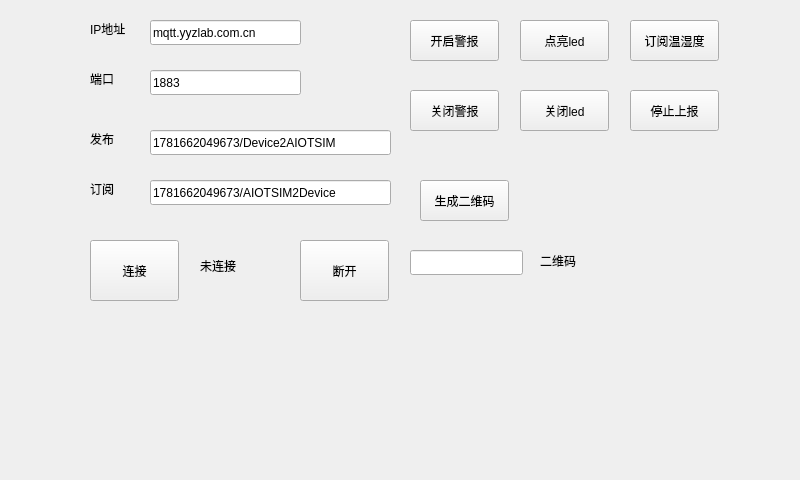
<?xml version="1.0" encoding="UTF-8"?>
<ui version="4.0">
 <class>MqttPage</class>
 <widget class="QWidget" name="MqttPage">
  <property name="geometry">
   <rect>
    <x>0</x>
    <y>0</y>
    <width>800</width>
    <height>480</height>
   </rect>
  </property>
  <property name="windowTitle">
   <string>MQTT物联网</string>
  </property>
  <widget class="QLabel" name="label">
   <property name="geometry">
    <rect>
     <x>90</x>
     <y>20</y>
     <width>51</width>
     <height>17</height>
    </rect>
   </property>
   <property name="text">
    <string>IP地址</string>
   </property>
  </widget>
  <widget class="QLineEdit" name="lineEdit">
   <property name="geometry">
    <rect>
     <x>150</x>
     <y>20</y>
     <width>151</width>
     <height>25</height>
    </rect>
   </property>
   <property name="text">
    <string>mqtt.yyzlab.com.cn</string>
   </property>
  </widget>
  <widget class="QLineEdit" name="lineEdit_2">
   <property name="geometry">
    <rect>
     <x>150</x>
     <y>70</y>
     <width>151</width>
     <height>25</height>
    </rect>
   </property>
   <property name="text">
    <string>1883</string>
   </property>
  </widget>
  <widget class="QLabel" name="label_2">
   <property name="geometry">
    <rect>
     <x>90</x>
     <y>70</y>
     <width>51</width>
     <height>17</height>
    </rect>
   </property>
   <property name="text">
    <string>端口</string>
   </property>
  </widget>
  <widget class="QLabel" name="label_3">
   <property name="geometry">
    <rect>
     <x>90</x>
     <y>130</y>
     <width>51</width>
     <height>17</height>
    </rect>
   </property>
   <property name="text">
    <string>发布</string>
   </property>
  </widget>
  <widget class="QLabel" name="label_4">
   <property name="geometry">
    <rect>
     <x>90</x>
     <y>180</y>
     <width>51</width>
     <height>17</height>
    </rect>
   </property>
   <property name="text">
    <string>订阅</string>
   </property>
  </widget>
  <widget class="QLineEdit" name="lineEdit_3">
   <property name="geometry">
    <rect>
     <x>150</x>
     <y>130</y>
     <width>241</width>
     <height>25</height>
    </rect>
   </property>
   <property name="text">
    <string>1781662049673/Device2AIOTSIM</string>
   </property>
  </widget>
  <widget class="QLineEdit" name="lineEdit_4">
   <property name="geometry">
    <rect>
     <x>150</x>
     <y>180</y>
     <width>241</width>
     <height>25</height>
    </rect>
   </property>
   <property name="text">
    <string>1781662049673/AIOTSIM2Device</string>
   </property>
  </widget>
  <widget class="QPushButton" name="pushButton">
   <property name="geometry">
    <rect>
     <x>90</x>
     <y>240</y>
     <width>89</width>
     <height>61</height>
    </rect>
   </property>
   <property name="text">
    <string>连接</string>
   </property>
  </widget>
  <widget class="QPushButton" name="pushButton_2">
   <property name="geometry">
    <rect>
     <x>300</x>
     <y>240</y>
     <width>89</width>
     <height>61</height>
    </rect>
   </property>
   <property name="text">
    <string>断开</string>
   </property>
  </widget>
  <widget class="QPushButton" name="pushButton_3">
   <property name="geometry">
    <rect>
     <x>520</x>
     <y>20</y>
     <width>89</width>
     <height>41</height>
    </rect>
   </property>
   <property name="text">
    <string>点亮led</string>
   </property>
  </widget>
  <widget class="QPushButton" name="pushButton_4">
   <property name="geometry">
    <rect>
     <x>520</x>
     <y>90</y>
     <width>89</width>
     <height>41</height>
    </rect>
   </property>
   <property name="text">
    <string>关闭led</string>
   </property>
  </widget>
  <widget class="QLabel" name="label_5">
   <property name="geometry">
    <rect>
     <x>200</x>
     <y>240</y>
     <width>101</width>
     <height>51</height>
    </rect>
   </property>
   <property name="text">
    <string>未连接</string>
   </property>
  </widget>
  <widget class="QLineEdit" name="lineEdit_5">
   <property name="geometry">
    <rect>
     <x>410</x>
     <y>250</y>
     <width>113</width>
     <height>25</height>
    </rect>
   </property>
  </widget>
  <widget class="QPushButton" name="pushButton_5">
   <property name="geometry">
    <rect>
     <x>410</x>
     <y>20</y>
     <width>89</width>
     <height>41</height>
    </rect>
   </property>
   <property name="text">
    <string>开启警报</string>
   </property>
  </widget>
  <widget class="QPushButton" name="pushButton_6">
   <property name="geometry">
    <rect>
     <x>410</x>
     <y>90</y>
     <width>89</width>
     <height>41</height>
    </rect>
   </property>
   <property name="text">
    <string>关闭警报</string>
   </property>
  </widget>
  <widget class="QPushButton" name="pushButton_7">
   <property name="geometry">
    <rect>
     <x>420</x>
     <y>180</y>
     <width>89</width>
     <height>41</height>
    </rect>
   </property>
   <property name="text">
    <string>生成二维码</string>
   </property>
  </widget>
  <widget class="QLabel" name="label_6">
   <property name="geometry">
    <rect>
     <x>540</x>
     <y>160</y>
     <width>221</width>
     <height>201</height>
    </rect>
   </property>
   <property name="text">
    <string>二维码</string>
   </property>
  </widget>
  <widget class="QPushButton" name="pushButton_8">
   <property name="geometry">
    <rect>
     <x>630</x>
     <y>20</y>
     <width>89</width>
     <height>41</height>
    </rect>
   </property>
   <property name="text">
    <string>订阅温湿度</string>
   </property>
  </widget>
  <widget class="QPushButton" name="pushButton_9">
   <property name="geometry">
    <rect>
     <x>630</x>
     <y>90</y>
     <width>89</width>
     <height>41</height>
    </rect>
   </property>
   <property name="text">
    <string>停止上报</string>
   </property>
  </widget>
 </widget>
 <resources/>
 <connections/>
</ui>
